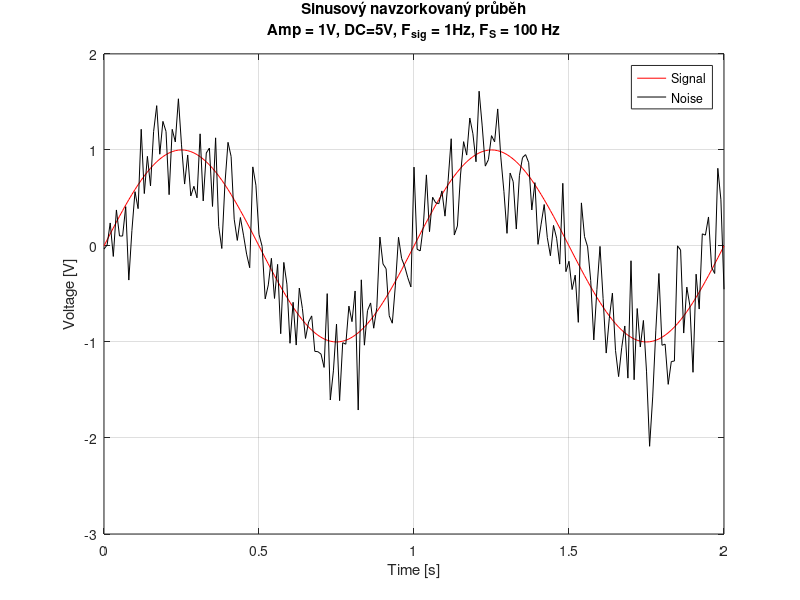
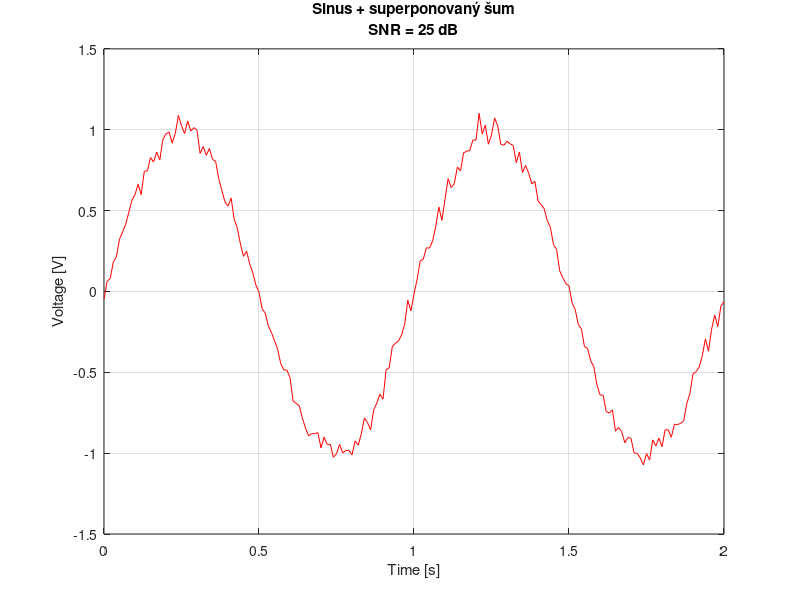

MATLAB code for these plots, in order:
clear all;
close all;

amp = 1; %amplituda
offset = 0; %DC složka

f_sig = 1; %frekvence signalu
f_samp = 100; %vzorkovaci frekvence

omega = 2*pi*f_sig; %uhlova frekvence
t = 0:1/f_samp:2*1/f_sig; %zadefinovany pocet periodogram

%SNR consts
SNR5 = 5;
SNR10 = 10;
SNR25 = 25;

%SNR
function y = noisegen(SNRin, ampl, t, signal)
  SNRlin = ampl/sqrt(2)/10^(SNRin/20);
  noise = SNRlin*(randn(size(t)));
  SNR_test = 20*log10(rms(signal)/rms(noise))
  y = noise;
end

signal = offset+amp*sin(omega*t);%sig generator

%sig+noise calc
sig_n_noise5 = signal + noisegen(SNR5, amp, t, signal-offset);
sig_n_noise10 = signal + noisegen(SNR10, amp, t, signal-offset);
sig_n_noise25 = signal + noisegen(SNR25, amp, t, signal-offset); 

figure(1);
clf();
plot(t,signal,'r');

hold on;
plot(t,sig_n_noise5,'k');

title({"Sinusový navzorkovaný průběh" ; "Amp = 1V, DC=5V, F_{sig} = 1Hz, F_{S} = 100 Hz"});
xlabel('Time [s]');
ylabel('Voltage [V]');
ylim("auto");
legend('Signal', 'Noise');
grid on;

figure(2);
clf();
plot(t,sig_n_noise25,'r');

title({"Sinus + superponovaný šum" ; 'SNR = 25 dB'});
xlabel('Time [s]');
ylabel('Voltage [V]');
ylim("auto");
grid on;
